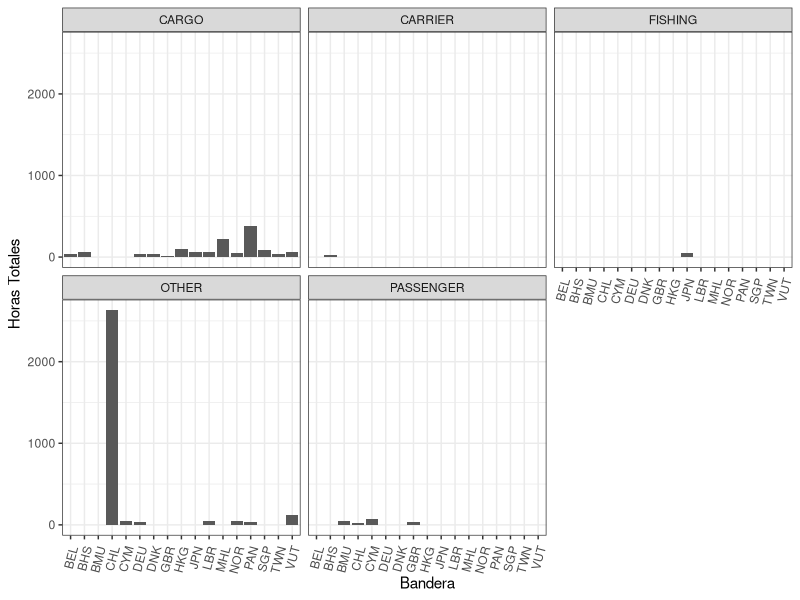

Write the R code that produced this figure.
## ---- chunk 1
knitr::opts_chunk$set(echo = FALSE)
knitr::opts_chunk$set(message = FALSE)
knitr::opts_chunk$set(warning = FALSE)
## ---- chunk 2
require(dplyr)
require(ggplot2)
require(kableExtra)
## ---- chunk 3
datos <- read.csv(file="data/public-global-presence-v3.0.csv")

## ---- chunk 4

banderaYtipo <- datos %>% 
  group_by(Flag,Vessel.Type) %>% 
  summarise(totHours = sum(Vessel.Presence.Hours, na.rm=T))

## ---- chunk 5
kable(banderaYtipo)
## ---- chunk 6

ggplot(data=banderaYtipo) +
  geom_bar(aes(x=Flag, y=totHours), stat="identity") +
  ylab("Horas Totales") + xlab("Bandera") +
  theme_bw() +
  theme(axis.text.x = element_text(angle = 75, vjust = 0.9, hjust=1)) +
  facet_wrap(~Vessel.Type)
